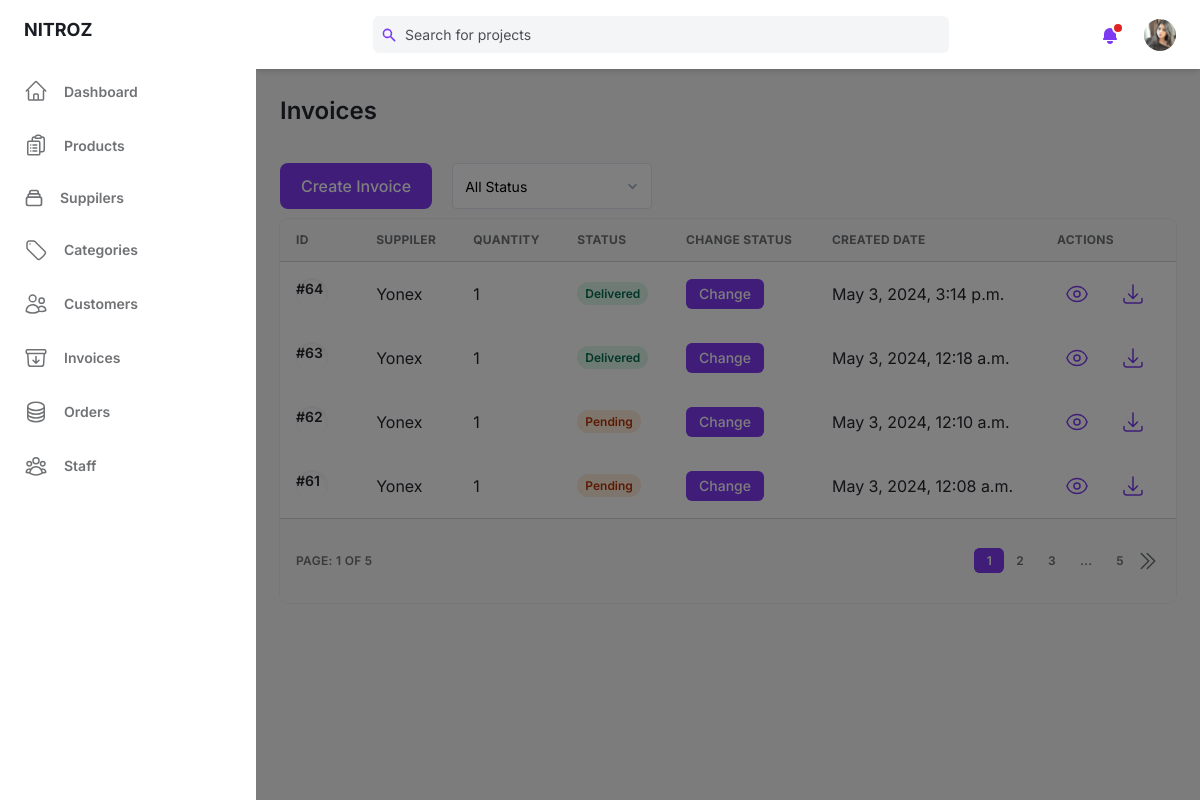
Page /super/invoice/ (signed in) on the committed database.
### base/models.py (models this page shows, shortened)
class User(AbstractUser):
    birth = models.DateField(blank=True,null=True)
    gender = models.BooleanField(default=False)
    email = models.EmailField(unique=True)
    phone = models.CharField(max_length=10,blank=True,null=True)
    avatar = models.ImageField(null=True,blank=True,upload_to='users/',default= 'users/avatar.svg')
    old_cart = models.CharField(max_length=200, blank=True, null=True)
    updated = models.DateTimeField(auto_now=True)
    created = models.DateTimeField(auto_now_add=True)
    USERNAME_FIELD = 'email'
    REQUIRED_FIELDS = []
    @property
    def ImageURL(self):
        try:
            url = self.avatar.url
        except:
            url = ''
        return url
    objects = CustomUserManager()

class Invoice(models.Model):
    suppiler = models.ForeignKey(Suppiler,on_delete=models.DO_NOTHING)
    status = models.SmallIntegerField(default=1)
    updated = models.DateTimeField(auto_now=True)
    created = models.DateTimeField(auto_now_add=True)
    class Meta:
        ordering = ['-created']

class Suppiler(models.Model):
    name = models.CharField(max_length=200)
    phone = models.CharField(max_length=10)
    address = models.TextField()
    cat = models.ManyToManyField(Category,blank=True)
    image = models.ImageField(null=True,blank=True,default="suppiler/defaultlogo.png",upload_to='suppiler')
    updated = models.DateTimeField(auto_now=True)
    def __str__(self):
        return self.name

class InvoiceItem(models.Model):
    invoice = models.ForeignKey(Invoice,on_delete=models.CASCADE)
    product = models.ForeignKey(Product,on_delete=models.DO_NOTHING)
    quantity = models.PositiveIntegerField(default=0, null=True, blank=True)
    updated = models.DateTimeField(auto_now=True)
    added = models.DateTimeField(auto_now_add=True)

### base/views.py (the view)
    def wrapper(request, *args, **kwargs):
        if not request.user.is_authenticated or not request.user.is_staff:
            messages.error(request,"You are not allow to do that action!")
            return redirect('admin_login')
        return view_func(request, *args, **kwargs)

### base/context_processors.py (called while the page is built)
def cart(request):
    return {'cart': Cart(request)}

### base/views.py (called while the page is built)
def staff_required(view_func):
    def wrapper(request, *args, **kwargs):
        if not request.user.is_authenticated or not request.user.is_staff:
            messages.error(request,"You are not allow to do that action!")
            return redirect('admin_login')
        return view_func(request, *args, **kwargs)
    return wrapper

@staff_required
@login_required(login_url='/super/login/')
def invoiceAdmin(request):
    pageView = 'read'
    if 'q' in request.GET:
        q = request.GET['q']
        mutiple_q = Q( Q(suppiler__name__icontains=q) )
        invoices = Invoice.objects.filter(mutiple_q)
    else:
        invoices = Invoice.objects.all()
    status_filter = request.GET.get('status')
    if status_filter:
        if status_filter == '0':
            return redirect('invoiceAdmin')
        else:
            invoices = invoices.filter(status=status_filter)
    page = Paginator(invoices, 4)
    page_list = request.GET.get('page')
    page = page.get_page(page_list)
    context = {'invoices':invoices, 'page':page, 'pageView':pageView}
    return render(request, 'base/admin/invoice.html',context)

### base/templates/base/admin/invoice.html (shortened to what this page needs)
{% extends "admin/main.html" %}
{% block content %}
<main class="h-full pb-16 overflow-y-auto">
    <div class="container grid px-6 mx-auto">
    {% if pageView == 'read' %}
    <h2 class="my-6 text-2xl font-semibold text-gray-700 dark:text-gray-200">Invoices</h2>
    {% elif pageView == 'detail' %}
    <h2 class="my-6 text-2xl font-semibold text-gray-700 dark:text-gray-200">Invoice for {{invoice.suppiler}}</h2>
    {% elif pageView == 'addSuppiler' %}
    <h2 class="my-6 text-2xl font-semibold text-gray-700 dark:text-gray-200">Add Supplier Invoice</h2>
    {% elif pageView == 'updateStatus' %}
    <h2 class="my-6 text-2xl font-semibold text-gray-700 dark:text-gray-200">Change Status for {{invoice}}</h2>
    {% endif %}
    <div style="margin: 10px 0; display: flex;">
        {% if pageView == 'read' %}
        <button class="px-5 py-3 font-medium leading-5 text-white transition-colors duration-150 bg-purple-600 border border-transparent rounded-lg active:bg-purple-600 hover:bg-purple-700 focus:outline-none focus:shadow-outline-purple">
            <a href="{% url 'addInvoice' %}">Create Invoice</a>
        </button>
        <select style="width:200px; margin: 0 20px;" id="status-filter"
          class="block mt-1 text-sm dark:text-gray-300 dark:border-gray-600 dark:bg-gray-700 form-select focus:border-purple-400 focus:outline-none focus:shadow-outline-purple dark:focus:shadow-outline-gray">
          <option value="0" {% if request.GET.status == '0' %}selected{% endif %}>All Status</option>
        </select>
        {% else %}
        <button class="px-5 py-3 font-medium leading-5 text-white transition-colors duration-150 bg-purple-600 border border-transparent rounded-lg active:bg-purple-600 hover:bg-purple-700 focus:outline-none focus:shadow-outline-purple">
            <a href="{% url 'invoiceAdmin' %}">Back to Invoices</a>
        </button>
        {% endif %}
    </div>
    {% if pageView == 'read' %}
      <div class="w-full overflow-hidden rounded-lg shadow-xs">
        <div class="w-full overflow-x-auto">
            <table class="w-full whitespace-no-wrap">
                <thead>
                <tr class="text-xs font-semibold tracking-wide text-left text-gray-500 uppercase border-b dark:border-gray-700 bg-gray-50 dark:text-gray-400 dark:bg-gray-800">
                    <th class="px-4 py-3">ID</th>
                    <th class="px-4 py-3">Suppiler</th>
                    <th class="px-4 py-3">Quantity</th>
                    <th class="px-4 py-3">Status</th>
                    <th class="px-4 py-3">Change Status</th>
                    <th class="px-4 py-3">Created Date</th>
                    <th class="px-4 py-3">Actions</th>
                </tr>
                </thead>
                {% for invoice in page.object_list %}
                <tbody class="bg-white divide-y dark:divide-gray-700 dark:bg-gray-800">
                <tr class="text-gray-700 dark:text-gray-400">
                    <td class="px-4 py-3">
                    <div class="flex items-center text-sm">
                        <div class="relative hidden w-8 h-8 mr-3 rounded-full md:block">
                        <div class="absolute inset-0 rounded-full shadow-inner" aria-hidden="true"></div>
                        <p class="font-semibold">#{{invoice.id}}</p>
                        </div>
                    </div>
                    </td>
                    <td class="px-4 py-3">{{invoice.suppiler}}</td>
                    <td class="px-4 py-3">{{invoice.invoiceitem_set.all|length}}</td>
                    <td class="px-4 py-3 text-xs">
                        {% if invoice.status == 1 %}
                        <span class="px-2 py-1 font-semibold leading-tight text-orange-700 bg-orange-100 rounded-full dark:text-white dark:bg-orange-600">
                        Pending</span>
                        {% elif invoice.status == 2 %}
                        <span class="px-2 py-1 font-semibold leading-tight text-dark-700 bg-blue-100 rounded-full dark:bg-blue-700 dark:text-dark-100">
                            Processing</span>
                        </td>
                        {% elif invoice.status == 3 %}
                        <span class="px-2 py-1 font-semibold leading-tight text-gray-700 bg-gray-100 rounded-full dark:text-gray-100 dark:bg-gray-700">
                        Cancel</span>
                        {% elif invoice.status == 4 %}
                        <span class="px-2 py-1 font-semibold leading-tight text-green-700 bg-green-100 rounded-full dark:text-green-100 dark:bg-green-700">
                            Delivered</span>
                        {% endif %}
                    </td>
                    <td class="px-4 py-3">
                      {% if invoice.status == 1 or invoice.status == 2 %}
                      <button class="px-3 py-1 text-sm font-medium leading-5 text-white transition-colors duration-150 bg-purple-600 border border-transparent rounded-md active:bg-purple-600 hover:bg-purple-700 focus:outline-none focus:shadow-outline-purple">
                        <a href="{% url "updateInvoiceStatus" invoice.id %}">Change</a>
                      </button>
                      {% elif request.user.is_superuser %}
                      <button class="px-3 py-1 text-sm font-medium leading-5 text-white transition-colors duration-150 bg-purple-600 border border-transparent rounded-md active:bg-purple-600 hover:bg-purple-700 focus:outline-none focus:shadow-outline-purple">
                        <a href="{% url "updateInvoiceStatus" invoice.id %}">Change</a>
                      </button>
                      {% endif %}
                    </td>
                    <td class="px-4 py-3">{{invoice.created}}</td>
                    <td class="px-4 py-3">
                    <div class="flex items-center space-x-4 text-sm">
                        <button class="flex items-center justify-between px-2 py-2 text-sm font-medium leading-5 text-purple-600 rounded-lg dark:text-gray-400 focus:outline-none focus:shadow-outline-gray"
                        aria-label="Edit"><a href="{% url 'invoiceDetail' invoice.id %}">
                            </a>
                        </button>
                        <button class="flex items-center justify-between px-2 py-2 text-sm font-medium leading-5 text-purple-600 rounded-lg dark:text-gray-400 focus:outline-none focus:shadow-outline-gray"
                        aria-label="Edit"><a href="{% url "generateInvoicePDF" invoice.id %}">
                          <svg xmlns="http://www.w3.org/2000/svg" fill="none" viewBox="0 0 24 24" stroke-width="1.5" stroke="currentColor" class="w-6 h-6">
                            <path stroke-linecap="round" stroke-linejoin="round" d="M3 16.5v2.25A2.25 2.25 0 0 0 5.25 21h13.5A2.25 2.25 0 0 0 21 18.75V16.5M16.5 12 12 16.5m0 0L7.5 12m4.5 4.5V3" />
                          </svg></a>
                        </button>
                    </div>
                    </td>
                </tr>
                </tbody>
                {% endfor %}
            </table>
        </div>
        <div
          class="grid px-4 py-3 text-xs font-semibold tracking-wide text-gray-500 uppercase border-t dark:border-gray-700 bg-gray-50 sm:grid-cols-9 dark:text-gray-400 dark:bg-gray-800"
        >
          <span class="flex items-center col-span-3">Page: {{page.number}} of {{page.paginator.num_pages}}</span>
          <span class="col-span-2"></span>
          <span class="flex col-span-4 mt-2 sm:mt-auto sm:justify-end">
            <nav aria-label="Table navigation">
              <ul class="inline-flex items-center">
                {% for num_page in page.paginator.page_range %}
                    {% if num_page == 1 or num_page == page.paginator.num_pages or num_page == page.number or num_page == page.number|add:"-1" or num_page == page.number|add:"-2" or num_page == page.number|add:"1" or num_page == page.number|add:"2" %}
                        {% if page.number == num_page %}
                        <li><a class="px-3 py-1 text-white transition-colors duration-150 bg-purple-600 border border-r-0 border-purple-600 rounded-md focus:outline-none focus:shadow-outline-purple"
                        href="{% url 'invoiceAdmin' %}?page={{num_page}}{% if request.GET.q %}&q={{ request.GET.q }}{% endif %}">{{num_page}}</a>
                        </li>
                        {% else %}
                        <li><a class="px-3 py-1 rounded-md focus:outline-none focus:shadow-outline-purple"
                        href="{% url 'invoiceAdmin' %}?page={{num_page}}{% if request.GET.q %}&q={{ request.GET.q }}{% endif %}">{{num_page}}</a>
                        </li>
                        {% endif %}
                    {% elif num_page == page.paginator.num_pages|add:"-1" or num_page == 2 %}
                        <li><span class="px-3 py-1">...</span></li>
                    {% endif %}
                {% endfor %}
                {% if page.has_next %}
                <li><a class="px-3 py-1 rounded-md rounded-r-lg focus:outline-none focus:shadow-outline-purple" aria-label="Next"
                href="{% url 'invoiceAdmin' %}?page={{ page.next_page_number }}{% if request.GET.q %}&q={{ request.GET.q }}{% endif %}">
                  <svg xmlns="http://www.w3.org/2000/svg" fill="none" viewBox="0 0 24 24" stroke-width="1.5" stroke="currentColor" class="w-6 h-6">
                    <path stroke-linecap="round" stroke-linejoin="round" d="m5.25 4.5 7.5 7.5-7.5 7.5m6-15 7.5 7.5-7.5 7.5" />
                  </svg>
                </a>
                </li>
                {% endif %}
              </ul>
            </nav>
          </span>
        </div>
      </div>
    {% endif %}
    </div>
</main>
{% endblock content %}

### templates/admin/nav.html (shortened to what this page needs)
{% load static %}
<header class="z-10 py-4 bg-white shadow-md dark:bg-gray-800">
  <div class="container flex items-center justify-between h-full px-6 mx-auto text-purple-600 dark:text-purple-300">
    <div class="flex justify-center flex-1 lg:mr-32" style="margin-right:10px;">
      <div
        class="relative w-full max-w-xl mr-6 focus-within:text-purple-500"
      >
        <div class="absolute inset-y-0 flex items-center pl-2">
          <svg
            class="w-4 h-4"
            aria-hidden="true"
            fill="currentColor"
            viewBox="0 0 20 20"
          >
            <path
              fill-rule="evenodd"
              d="M8 4a4 4 0 100 8 4 4 0 000-8zM2 8a6 6 0 1110.89 3.476l4.817 4.817a1 1 0 01-1.414 1.414l-4.816-4.816A6 6 0 012 8z"
              clip-rule="evenodd"
            ></path>
          </svg>
        </div>
        <form>
        <input
          class="w-full pl-8 pr-2 text-sm text-gray-700 placeholder-gray-600 bg-gray-100 border-0 rounded-md dark:placeholder-gray-500 dark:focus:shadow-outline-gray dark:focus:placeholder-gray-600 dark:bg-gray-700 dark:text-gray-200 focus:placeholder-gray-500 focus:bg-white focus:border-purple-300 focus:outline-none focus:shadow-outline-purple form-input"
          type="text"
          placeholder="Search for projects"
          aria-label="Search"
          name = "q"
        /></form>
      </div>
    </div>
    <ul class="flex items-center flex-shrink-0 space-x-6">
      <li class="relative">
        <button
          class="relative align-middle rounded-md focus:outline-none focus:shadow-outline-purple"
          @click="toggleNotificationsMenu"
          @keydown.escape="closeNotificationsMenu"
          aria-label="Notifications"
          aria-haspopup="true"
        >
          <svg
            class="w-5 h-5"
            aria-hidden="true"
            fill="currentColor"
            viewBox="0 0 20 20"
          >
            <path
              d="M10 2a6 6 0 00-6 6v3.586l-.707.707A1 1 0 004 14h12a1 1 0 00.707-1.707L16 11.586V8a6 6 0 00-6-6zM10 18a3 3 0 01-3-3h6a3 3 0 01-3 3z"
            ></path>
          </svg>
          <span
            aria-hidden="true"
            class="absolute top-0 right-0 inline-block w-3 h-3 transform translate-x-1 -translate-y-1 bg-red-600 border-2 border-white rounded-full dark:border-gray-800"
          ></span>
        </button>
      </li>
      <li class="relative">
        <button
          class="align-middle rounded-full focus:shadow-outline-purple focus:outline-none"
          @click="toggleProfileMenu"
          @keydown.escape="closeProfileMenu"
          aria-label="Account"
          aria-haspopup="true"
        >
          {% if request.user.is_authenticated %}
          <img
            class="object-cover w-8 h-8 rounded-full"
            src="{{request.user.ImageURL}}"
            alt=""
            aria-hidden="true"
          />
          {% endif %}
        </button>
      </li>
    </ul>
  </div>
</header>

### rows in the picture
User: user.ImageURL (picture)
Invoice: id "64", suppiler "Yonex", invoiceitem_set.all|length "1", status "Delivered", created "May 3, 2024, 3:14 p.m."
Invoice: id "63", suppiler "Yonex", invoiceitem_set.all|length "1", status "Delivered", created "May 3, 2024, 12:18 a.m."
Invoice: id "62", suppiler "Yonex", invoiceitem_set.all|length "1", status "Pending", created "May 3, 2024, 12:10 a.m."
Invoice: id "61", suppiler "Yonex", invoiceitem_set.all|length "1", status "Pending", created "May 3, 2024, 12:08 a.m."

### other values in the picture
{{ page.number }} "1"
{{ page.paginator.num_pages }} "5"
{{ num_page }} "1"
{{ num_page }} "2" "3" "5"
